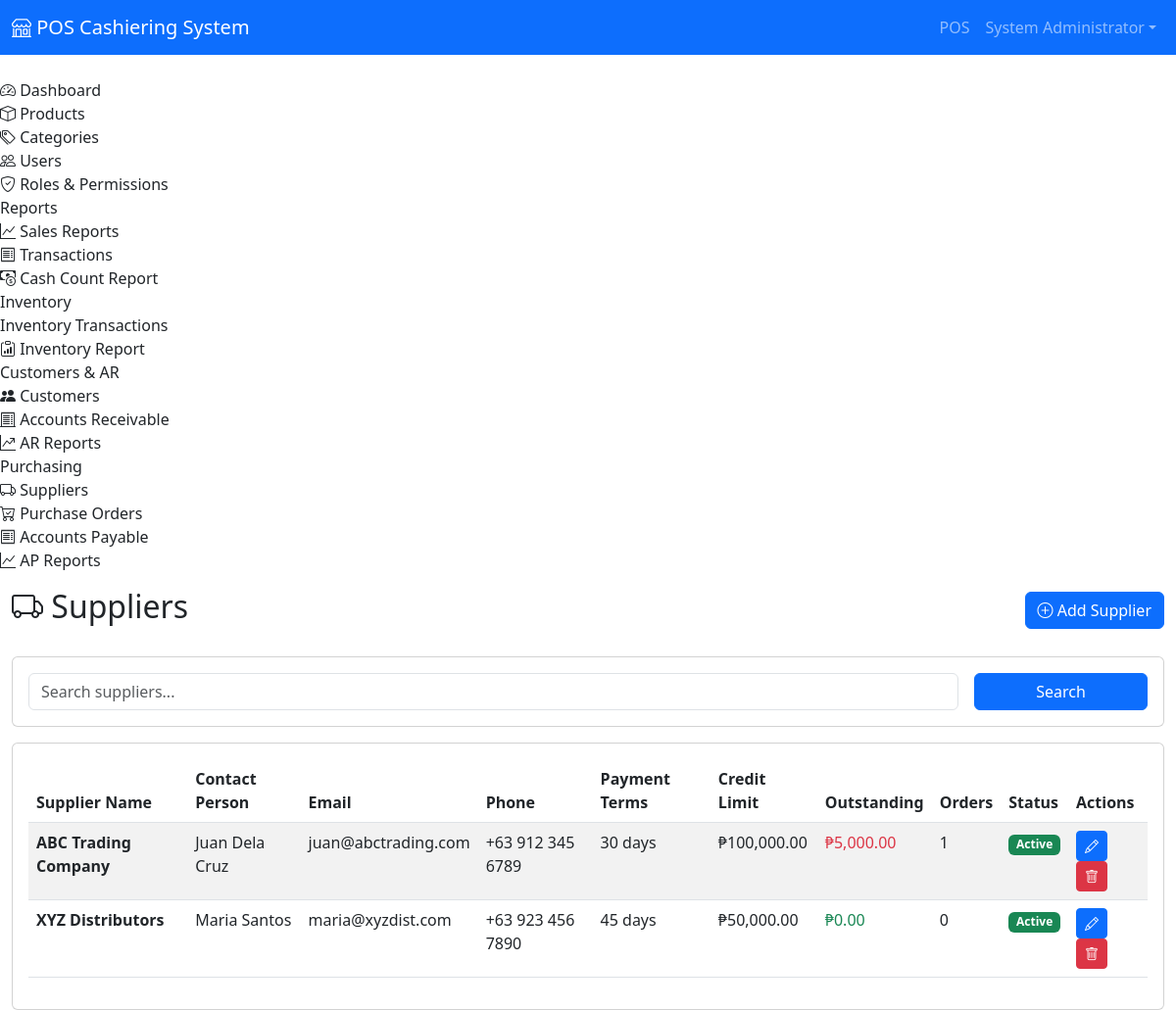
Screenshot of /POS/admin/suppliers.php (signed in) with the database file from the repository.
### tables this page shows
CREATE TABLE `suppliers` (
  `id` int(11) NOT NULL AUTO_INCREMENT,
  `supplier_name` varchar(255) NOT NULL,
  `contact_person` varchar(255) DEFAULT NULL,
  `email` varchar(255) DEFAULT NULL,
  `phone` varchar(50) DEFAULT NULL,
  `address` text DEFAULT NULL,
  `city` varchar(100) DEFAULT NULL,
  `state` varchar(100) DEFAULT NULL,
  `zip_code` varchar(20) DEFAULT NULL,
  `country` varchar(100) DEFAULT 'Philippines',
  `tax_id` varchar(100) DEFAULT NULL,
  `payment_terms` int(11) DEFAULT 30 COMMENT 'Payment terms in days',
  `credit_limit` decimal(15,2) DEFAULT 0.00,
  `balance` decimal(15,2) DEFAULT 0.00 COMMENT 'Current outstanding balance',
  `is_active` tinyint(1) DEFAULT 1,
  `notes` text DEFAULT NULL,
  `created_at` timestamp NOT NULL DEFAULT current_timestamp(),
  `updated_at` timestamp NOT NULL DEFAULT current_timestamp() ON UPDATE current_timestamp(),
  PRIMARY KEY (`id`),
  KEY `idx_name` (`supplier_name`),
  KEY `idx_active` (`is_active`)
);

### POS/config/database.php (called while the page is built, shortened)
<?php
class Database {
    private $host = DB_HOST;
    private $user = DB_USER;
    private $pass = DB_PASS;
    private $name = DB_NAME;
    private $conn;
    private function connect() {
        try {
            $this->conn = new PDO(
                "mysql:host={$this->host};dbname={$this->name};charset=utf8mb4",
                $this->user,
                $this->pass,
                [
                    PDO::ATTR_ERRMODE => PDO::ERRMODE_EXCEPTION,
                    PDO::ATTR_DEFAULT_FETCH_MODE => PDO::FETCH_ASSOC,
                    PDO::ATTR_EMULATE_PREPARES => false
                ]
            );
        } catch (PDOException $e) {
            error_log("Database connection failed: " . $e->getMessage());
            throw new Exception("Database connection failed. Please check your database configuration and ensure the database 'pos_system' exists. Error: " . $e->getMessage());
        }
    }
    public function query($sql, $params = []) {
        try {
            $stmt = $this->conn->prepare($sql);
            $stmt->execute($params);
            return $stmt;
        } catch (PDOException $e) {
            error_log("Database query error: " . $e->getMessage());
            throw $e;
        }
    }
    public function fetchAll($sql, $params = []) {
        return $this->query($sql, $params)->fetchAll();
    }
}

### POS/admin/suppliers.php (the view, shortened to what this page needs)
<?php
require_once __DIR__ . '/includes/header.php';
require_once __DIR__ . '/../config/database.php';
$db = new Database();
$page = $_GET['page'] ?? 1;
$search = $_GET['search'] ?? '';
$offset = ($page - 1) * ITEMS_PER_PAGE;
$where = "WHERE 1=1";
$params = [];
$suppliers = $db->fetchAll(
    "SELECT s.*,
     COUNT(DISTINCT po.id) as total_orders,
     SUM(CASE WHEN ap.status IN ('open', 'partial', 'overdue') THEN ap.balance ELSE 0 END) as outstanding_balance
     FROM suppliers s
     LEFT JOIN purchase_orders po ON s.id = po.supplier_id
     LEFT JOIN accounts_payable ap ON s.id = ap.supplier_id
     $where
     GROUP BY s.id
     ORDER BY s.supplier_name
     LIMIT ? OFFSET ?",
    array_merge($params, [ITEMS_PER_PAGE, $offset])
);
?>
<div class="d-flex justify-content-between align-items-center mb-4">
    <h2><i class="bi bi-truck"></i> Suppliers</h2>
    <button class="btn btn-primary" data-bs-toggle="modal" data-bs-target="#supplierModal" onclick="openSupplierModal()">
        <i class="bi bi-plus-circle"></i> Add Supplier
    </button>
</div>
<div class="card mb-3">
    <div class="card-body">
        <form method="GET" class="row g-3">
            <div class="col-md-10">
                <input type="text" class="form-control" name="search" placeholder="Search suppliers..." value="<?php echo htmlspecialchars($search); ?>">
            </div>
            <div class="col-md-2">
                <button type="submit" class="btn btn-primary w-100">Search</button>
            </div>
        </form>
    </div>
</div>
<div class="card">
    <div class="card-body">
        <div class="table-responsive">
            <table class="table table-striped table-hover">
                <thead>
                    <tr>
                        <th>Supplier Name</th>
                        <th>Contact Person</th>
                        <th>Email</th>
                        <th>Phone</th>
                        <th>Payment Terms</th>
                        <th>Credit Limit</th>
                        <th>Outstanding</th>
                        <th>Orders</th>
                        <th>Status</th>
                        <th>Actions</th>
                    </tr>
                </thead>
                <tbody>
                    <?php foreach ($suppliers as $supplier): ?>
                    <tr>
                        <td><strong><?php echo htmlspecialchars($supplier['supplier_name']); ?></strong></td>
                        <td><?php echo htmlspecialchars($supplier['contact_person'] ?? '-'); ?></td>
                        <td><?php echo htmlspecialchars($supplier['email'] ?? '-'); ?></td>
                        <td><?php echo htmlspecialchars($supplier['phone'] ?? '-'); ?></td>
                        <td><?php echo $supplier['payment_terms']; ?> days</td>
                        <td>₱<?php echo number_format($supplier['credit_limit'], 2); ?></td>
                        <td>
                            <span class="<?php echo $supplier['outstanding_balance'] > 0 ? 'text-danger' : 'text-success'; ?>">
                                ₱<?php echo number_format($supplier['outstanding_balance'] ?? 0, 2); ?>
                            </span>
                        </td>
                        <td><?php echo $supplier['total_orders'] ?? 0; ?></td>
                        <td>
                            <span class="badge <?php echo $supplier['is_active'] ? 'bg-success' : 'bg-secondary'; ?>">
                                <?php echo $supplier['is_active'] ? 'Active' : 'Inactive'; ?>
                            </span>
                        </td>
                        <td>
                            <button class="btn btn-sm btn-primary" onclick="editSupplier(<?php echo htmlspecialchars(json_encode($supplier)); ?>)">
                                <i class="bi bi-pencil"></i>
                            </button>
                            <button class="btn btn-sm btn-danger" onclick="deleteSupplier(<?php echo $supplier['id']; ?>)">
                                <i class="bi bi-trash"></i>
                            </button>
                        </td>
                    </tr>
                    <?php endforeach; ?>
                </tbody>
            </table>
        </div>
    </div>
</div>
<?php require_once __DIR__ . '/includes/footer.php'; ?>

### rows the page displays
suppliers: supplier_name "ABC Trading Company", contact_person "Juan Dela Cruz", email "juan@abctrading.com", phone "+63 912 345 6789", payment_terms "30", credit_limit "100,000.00", outstanding_balance "5,000.00", total_orders "1", is_active "Active"
suppliers: supplier_name "XYZ Distributors", contact_person "Maria Santos", email "maria@xyzdist.com", phone "+63 923 456 7890", payment_terms "45", credit_limit "50,000.00", outstanding_balance "0.00", total_orders "0", is_active "Active"

### other values shown
APP_NAME "POS Cashiering System"
$currentUser['full_name'] "System Administrator"
